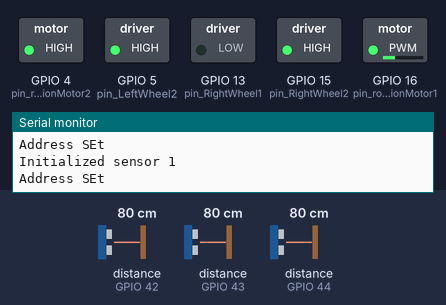
Bench run of a sketch on a simulated ESP32. On the bench: switched loads named in the sketch (green lamp = pin HIGH), the last lines printed to the serial monitor. Inputs (shaded band) come from the test bench; at power-on: distance to the obstacle (sensors on GPIO 42, GPIO 43, GPIO 44) 80 cm. Random numbers use the default seed unless the sketch sets one; pins used as bus, display or sensor lines are not drawn.

Above: at 2.2 s.
2.3 s: distance to the obstacle (sensor on GPIO 42) set to 27 cm
4.8 s: distance to the obstacle (sensor on GPIO 42) set to 23 cm
At 5.9 s:
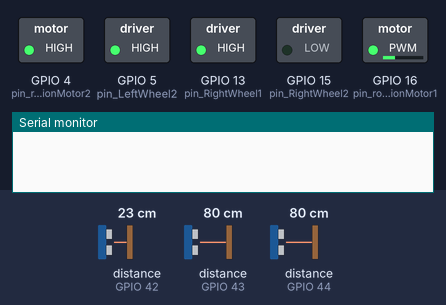
7.8 s: distance to the obstacle (sensor on GPIO 42) set to 35 cm
9.6 s: distance to the obstacle (sensor on GPIO 43) set to 26 cm
11.1 s: distance to the obstacle (sensor on GPIO 43) set to 22 cm
At 11.7 s:
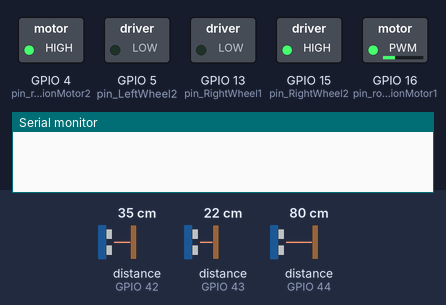
14.1 s: distance to the obstacle (sensor on GPIO 43) set to 35 cm
Timing chart, 0 to 17.1 s (numbered marks = the images above; inputs shaded):
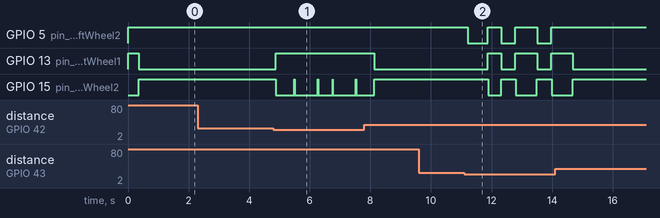

The sketch:

Unibots_2024_Robot_Firmware.ino
```cpp
#include <Wire.h>
#include <VL53L0X.h>
#include <MovingAverage.h>

TaskHandle_t Task1;
TaskHandle_t Task2;

const TickType_t motorControlDelay = 10 / portTICK_PERIOD_MS;
const TickType_t sensorControlDelay = 10 / portTICK_PERIOD_MS;


const int pin_LeftWheel1 = 17;
const int pin_LeftWheel2 = 5;

const int pin_RightWheel1 = 13;
const int pin_RightWheel2 = 15;

const int pin_rotationMotor1 = 16;
const int pin_rotationMotor2 = 4;

const int pin_sensorEnableFrontLeft = 14;
const int pin_sensorEnableFrontRight = 27;
const int pin_sensorEnableBack = 26;


const float degreePerMilliSecond = 8;
const float mmPerMilliSecond = 3.9;


// 0 = none, 1 = front wall/robot/rugby ball, 2 = back wall/robot/rugby ball, 3 = too close, 5 = found small ball
int foundObject = 0;
int dir = 0;
int ang = 40;


// The number of sensors in your system.
const uint8_t sensorCount = 3;

// The Arduino pin connected to the XSHUT pin of each sensor.
const uint8_t xshutPins[sensorCount] = { 14, 27, 25 };  //,27,14

VL53L0X sensors[sensorCount];

MovingAverage<int, 1> filter[sensorCount];

int filteredReading[sensorCount] = { 0, 0, 0 };


void initWheels() {
  pinMode(pin_LeftWheel1, OUTPUT);
  pinMode(pin_LeftWheel2, OUTPUT);

  pinMode(pin_RightWheel1, OUTPUT);
  pinMode(pin_RightWheel2, OUTPUT);

  digitalWrite(pin_LeftWheel1, HIGH);
  digitalWrite(pin_LeftWheel2, HIGH);

  digitalWrite(pin_RightWheel1, HIGH);
  digitalWrite(pin_RightWheel2, HIGH);
}

void initRotor(int speed) {
  //ledcSetup(pin_rotationMotor1, freq, resolution);
  //ledcAttachPin(pin_rotationMotor1,  rotorPWMChannel);

  pinMode(pin_rotationMotor1, OUTPUT);
  pinMode(pin_rotationMotor2, OUTPUT);
  digitalWrite(pin_rotationMotor2, HIGH);
  int pwmOutput = map(speed, 0, 100, 0, 255);
  analogWrite(pin_rotationMotor1, pwmOutput);
}

void initSensors() {
  Wire.begin(12, 26);
  Wire.setClock(400000);  // use 400 kHz I2C
  delay(100);

  // Disable/reset all sensors by driving their XSHUT pins low.
  for (uint8_t i = 0; i < sensorCount; i++) {
    pinMode(xshutPins[i], OUTPUT);
    digitalWrite(xshutPins[i], LOW);
  }
  delay(100);
  /// Enable, initialize, and start each sensor, one by one.
  for (uint8_t i = 0; i < sensorCount; i++) {

    // Stop driving this sensor's XSHUT low. This should allow the carrier
    // board to pull it high. (We do NOT want to drive XSHUT high since it is
    // not level shifted.) Then wait a bit for the sensor to start up.
    pinMode(xshutPins[i], INPUT);
    delay(500);

    //sensors[i].setTimeout(500);
    bool sensorInit = 0;
    while (sensorInit == 0) {
      if (!sensors[i].init()) {
        Serial.print("Failed to detect and initialize sensor ");
        Serial.println(i);
        delay(200);

      } else {
        Serial.print("Initialized sensor ");
        Serial.println(i);
        sensorInit = 1;
        delay(200);
      }
    }
    // Each sensor must have its address changed to a unique value other than
    // the default of 0x29 (except for the last one, which could be left at
    // the default). To make it simple, we'll just count up from 0x2A.
    sensors[i].setAddress(0x2A + i);
    Serial.println("Address SEt");
    sensors[i].startContinuous(50);
  }
}

bool turn(int angle, int direction) {
  if (direction == 0) {
    digitalWrite(pin_LeftWheel1, HIGH);
    digitalWrite(pin_LeftWheel2, LOW);

    digitalWrite(pin_RightWheel1, LOW);
    digitalWrite(pin_RightWheel2, HIGH);
  } else if (direction == 1) {
    digitalWrite(pin_LeftWheel1, LOW);
    digitalWrite(pin_LeftWheel2, HIGH);

    digitalWrite(pin_RightWheel1, HIGH);
    digitalWrite(pin_RightWheel2, LOW);
  }

  delay(angle * degreePerMilliSecond);

  digitalWrite(pin_LeftWheel1, HIGH);
  digitalWrite(pin_LeftWheel2, HIGH);

  digitalWrite(pin_RightWheel1, HIGH);
  digitalWrite(pin_RightWheel2, HIGH);

  return 1;
}

void moveForward() {

  digitalWrite(pin_LeftWheel1, LOW);
  digitalWrite(pin_LeftWheel2, HIGH);

  digitalWrite(pin_RightWheel1, LOW);
  digitalWrite(pin_RightWheel2, HIGH);
}

void moveBackwards(int distance) {
  digitalWrite(pin_LeftWheel1, HIGH);
  digitalWrite(pin_LeftWheel2, LOW);

  digitalWrite(pin_RightWheel1, HIGH);
  digitalWrite(pin_RightWheel2, LOW);

  delay(distance * mmPerMilliSecond);

  digitalWrite(pin_LeftWheel1, HIGH);
  digitalWrite(pin_LeftWheel2, HIGH);

  digitalWrite(pin_RightWheel1, HIGH);
  digitalWrite(pin_RightWheel2, HIGH);
}

void turnRotor(int speed) {
  //speed can be 0-100
  int pwmOutput = map(speed, 0, 100, 0, 255);
  analogWrite(pin_rotationMotor1, pwmOutput);
}

void getSensors() {

  for (uint8_t i = 0; i < sensorCount; i++) {

    int sen = sensors[i].readRangeContinuousMillimeters();
    //if (sen != 0){
  filteredReading[i] = filter[i].add(sen);
    //}

    //Serial.print(filteredReading[i]);

    //Serial.print(',');
  }
 Serial.println(' ');
  if (filteredReading[0] < 250 or filteredReading[1] < 250){
    foundObject = 1;
    ang = random(45,100);
    dir = random(0,2);
  }
  /*
  else if (filteredReading[0] < 300){
    foundObject = 1;
    dir = 0;
    ang = random(90,180);
  }
  else if (filteredReading[1] < 300)
  {
    foundObject = 1;
    dir = 1;
    ang = random(90,180);;
   */
  else {
    foundObject = 0;
  }
  //Serial.println(foundObject);

}
void fullStop() {
  digitalWrite(pin_LeftWheel1, HIGH);
  digitalWrite(pin_LeftWheel2, HIGH);

  digitalWrite(pin_RightWheel1, HIGH);
  digitalWrite(pin_RightWheel2, HIGH);
}


void setup() {
  Serial.begin(115200);

  xTaskCreatePinnedToCore(motorControlTask, "Task1", 5000, NULL, 2, &Task1, 1);
  delay(500);

  xTaskCreatePinnedToCore(sensorControlTask, "Task2", 5000, NULL, 1, &Task2, 0);
  delay(500);
}

//  This task controls motors.

void motorControlTask(void* parameter) {
  bool taskFree = 1;
  Serial.print("\motorControlTask is running on core ");
  Serial.println(xPortGetCoreID());

  initRotor(30);
  initWheels();
  turn(45, 1);

  for (;;) {
    //Serial.println(foundObject);
    if (foundObject != 1 and taskFree) {
      moveForward();
    } else {
      taskFree = 0;
      taskFree = turn(ang, dir);
    }
    vTaskDelay(motorControlDelay);
  }
}


//  This task contols sensors.
void sensorControlTask(void* parameter) {
  Serial.print("\sensorControlTask is running on core ");
  Serial.println(xPortGetCoreID());

  initSensors();

  for (;;) {
    getSensors();
    vTaskDelay(sensorControlDelay);
  }
}


void loop(){};

 
```

Measured:
- the behaviour switches between 25 and 24 cm on distance to the obstacle (sensor on GPIO 42) (found by bisection; images 0 and 1)
- the behaviour switches between 25 and 24 cm on distance to the obstacle (sensor on GPIO 43) (found by bisection; images 1 and 2)
- after the input at 4.8 s, GPIO 13 (pin_RightWheel1): LOW → HIGH after 0.08 s
- after the input at 11.1 s, GPIO 5 (pin_LeftWheel2): goes LOW 0.67 s, HIGH 0.44 s, LOW 0.46 s, HIGH 0.72 s, LOW 0.46 s, then HIGH, starting after 0.11 s; GPIO 13 (pin_RightWheel1): goes HIGH 0.44 s, LOW 0.46 s, HIGH 0.72 s, LOW 0.46 s, then HIGH, starting after 0.78 s
